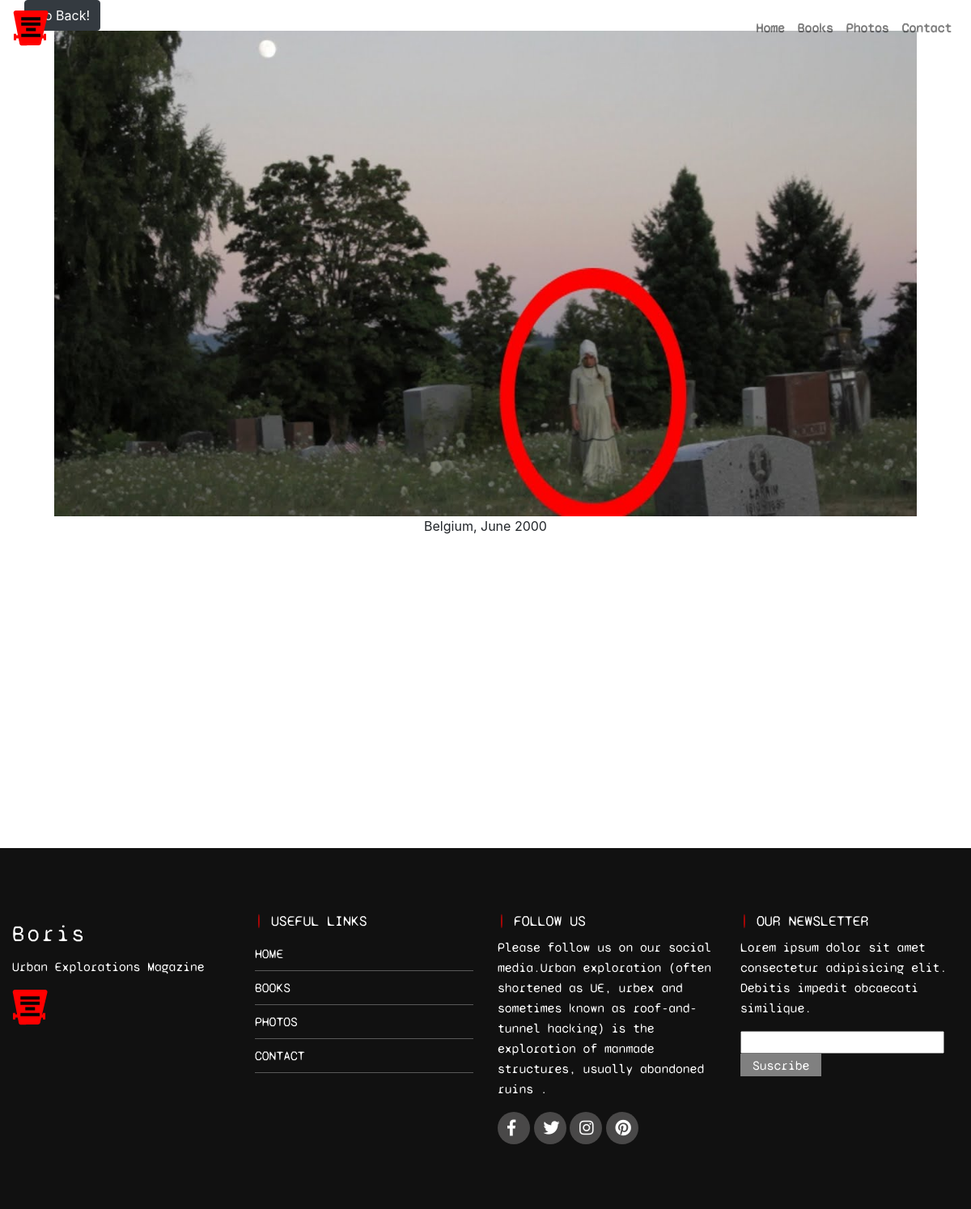
The app's page /view/9/ with its own data.
### Photosapp/models.py (models this page shows, shortened)
class fotoModel(models.Model):
    title = models.CharField(max_length=50)
    image = models.ImageField(upload_to="Photosapp")
    created = models.DateTimeField(auto_now_add=True)
    updated = models.DateTimeField(auto_now_add=True)
    class Meta:
        verbose_name = "fotoModel"
        verbose_name_plural = "fotoModel"

### homeapp/views.py (the view)
# urls.py: path("view/<str:pk>/", views.view, name="View"),
def view(request, pk):
    resuqueryfoto = fotoModel.objects.get(id=pk)
    return render(request, "homeapp/view.html", {"resuqueryfoto": resuqueryfoto})

### homeapp/templates/homeapp/view.html
{% extends 'homeapp/base.html' %}
{% load static %}
{% block content %}
<div class="container-fluid">
    <div class="row justify-content-center mx-auto">
        <div class="col-xl-12">
            <a href="{% url 'Photos' %}" class="btn btn-dark">Go Back!</a>
            <div class="vistahtml">
                <img class="mx-auto d-block" src="{{resuqueryfoto.image.url}}" alt="gato">
                <p class="text-center">{{resuqueryfoto.title}}</p>
            </div>
        </div>
    </div>
</div>
{% endblock %}

### homeapp/static/homeapp/css/styles.css (style rules this page uses)
* { margin: 0; padding: 0; }
body { background: url("/static/homeapp/img/background.jpg") no-repeat; }
.vistahtml img { height: 75vh; max-width: 100%; max-height: 100%; }

### records on screen
fotoModel: image (picture), title "Belgium, June 2000"
